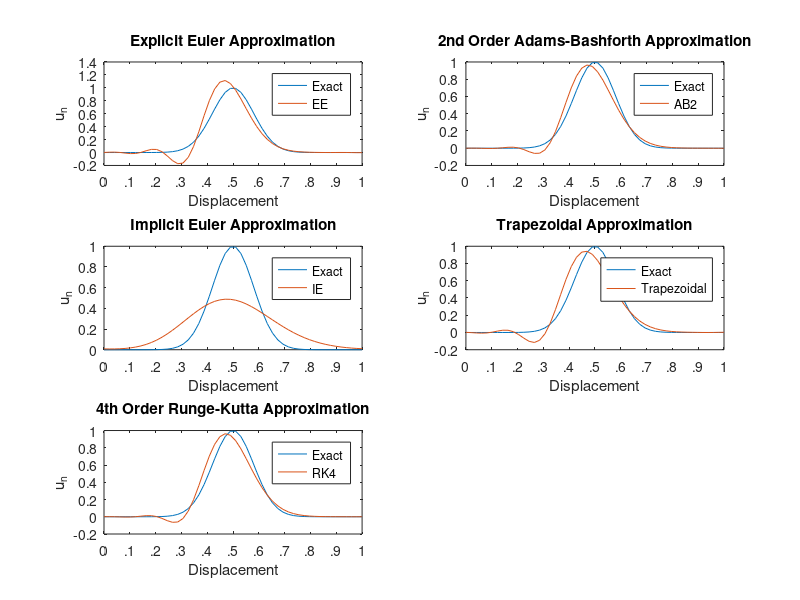

This figure's MATLAB source:
% MECH 568 HW 2 Problem 6.7
% Author: Thomas Andreano
% Version 1: 10/10/2019
%-----------------------------------------------------------------------
% Solution to the one-dimensional linear convection equation using 2nd
% order centered difference. Uses explicit Euler, 2nd order
% Adams-Bashforth (AB2), implicit Euler, trapezoidal, and 4th order
% Runge-Kutta methods.

clc;
clear all;
close all;

time = 1; %time to solve for
a = 1;  %given by problem
dom = linspace(0,1,50); %create a grid of 50 points from 0 to 1
sigma = 0.08; %variable in the exact solution, given
deltaX = 1/50; %change in x determined by grid size of 50 and span of 0 to 1

%% Explicit Euler Method       u(n+1) = u(n) + h*u'(n)
%-------------------------------------------------------------------------
courantNum = 0.1; %given
h = courantNum*deltaX/a; %calculate time step h

u_EE = zeros(50,501); %create matrix for EE solution

for i = 1:50
    u_EE(i,1) = exp((-0.5)*((dom(i) - 0.5)/sigma)^2); %calculate initial condition
end

%create matrix for approximation: u' = A*u
A_col_vec = [0; -1];
A_col_vec(end+1:50) =  0;

A_row_vec = [0 1];
A_row_vec(end+1:50) =  0;

A = (toeplitz(A_col_vec, A_row_vec));
A(50,1) = 1;
A(1,50) = -1;
A = -1/(2*deltaX)*A;

%time-march EE solution
for t = 2:501
    u_EE(:,t) = u_EE(:,t-1) + h*A*u_EE(:,t-1); 
end

%% 2nd order Adams-Bashforth (AB2)      u_n+1 = u_n + .5*h*[3*u'_n - u'_n-1]
%-------------------------------------------------------------------------
u_AB2 = zeros(50,501); %create matrix for AB2 solution

for i = 1:50
    u_AB2(i,1) = exp((-0.5)*((dom(i) - 0.5)/sigma)^2); %calculate initial condition
end

%use explicit Euler method to approximate 2nd time-step solution
u_AB2(:,2) = u_AB2(:,1) + h*A*u_AB2(:,1);

%proceed with AB2 time marching approximation
for t = 3:501
    u_AB2(:,t) = u_AB2(:,t-1) + 0.5*h*(3*A*u_AB2(:,t-1) - A*u_AB2(:,t-2));
end

%% Implicit Euler Method          u_n+1 = u_n + h*u'_n+1
%-------------------------------------------------------------------------
courantNum = 1;
h = courantNum*deltaX/a;

u_IE = zeros(50,time/h+1); %create matrix for IE solution

for i = 1:50
    u_IE(i,1) = exp((-0.5)*((dom(i) - 0.5)/sigma)^2); %calculate initial condition
end

%IE time marching approximation
for t = 2:time/h + 1
    u_IE(:,t) = inv(eye(50) - h*A)*u_IE(:,t-1);
end

%% Trapezoidal (AM2)
%-------------------------------------------------------------------------
u_AM2 = zeros(50,time/h+1); %create matrix for AM2 solution

for i = 1:50
    u_AM2(i,1) = exp((-0.5)*((dom(i) - 0.5)/sigma)^2); %calculate initial condition
end

%AM2 time marching approximation
for t = 2:time/h+1
    u_AM2(:,t) = inv(eye(50) - 0.5*h*A)*(((eye(50) + 0.5*h*A)*u_AM2(:,t-1)));
end


%% 4th Order Runge-Kutta (RK4)
%-------------------------------------------------------------------------

%create matrix for AM2 solution and intermediate steps
u_RK4 = zeros(50,time/h+1); 
u_hat = zeros(50,time/h+1);
u_tilde = zeros(50,time/h+1);
u_bar = zeros(50,time/h+1);

for i = 1:50
    u_RK4(i,1) = exp((-0.5)*((dom(i) - 0.5)/sigma)^2); %calculate initial condition
end

%RK4 time marching approximation
for t = 2:time/h+1
    
    u_hat(:,t) = u_RK4(:, t-1) + 0.5*h*A*u_RK4(:, t-1);

    u_tilde(:,t) = u_RK4(:, t-1) +  0.5*h*A*u_hat(:,t);

    u_bar(:,t) = u_RK4(:,t-1) + h*A*u_tilde(:,t);

    u_RK4(:,t) = u_RK4(:,t-1) + (1/6)*h*(A*u_RK4(:,t-1) + 2*(A*u_hat(:,t) + A*u_tilde(:,t)) + A*u_bar(:,t));

end

%% plot results
figure
subplot(3,2,1)
plot(dom, u_EE(:,1), dom, u_EE(:,501));
title('Explicit Euler Approximation')
ylabel('u_n')
xlabel('Displacement')
legend('Exact', 'EE')
xticks([0 .1 .2 .3 .4 .5 .6 .7 .8 .9 1.0])
xticklabels({'0','.1','.2','.3','.4', '.5', '.6', '.7', '.8', '.9', '1'})

subplot(3,2,2)
plot(dom, u_AB2(:,1), dom, u_AB2(:,501));
title('2nd Order Adams-Bashforth Approximation')
ylabel('u_n')
xlabel('Displacement')
legend('Exact', 'AB2')
xticks([0 .1 .2 .3 .4 .5 .6 .7 .8 .9 1.0])
xticklabels({'0','.1','.2','.3','.4', '.5', '.6', '.7', '.8', '.9', '1'})

subplot(3,2,3)
plot(dom, u_IE(:,1), dom, u_IE(:,time/h+1));
title('Implicit Euler Approximation')
ylabel('u_n')
xlabel('Displacement')
legend('Exact', 'IE')
xticks([0 .1 .2 .3 .4 .5 .6 .7 .8 .9 1.0])
xticklabels({'0','.1','.2','.3','.4', '.5', '.6', '.7', '.8', '.9', '1'})

subplot(3,2,4)
plot(dom, u_AM2(:,1), dom, u_AM2(:, time/h+1));
title('Trapezoidal Approximation')
ylabel('u_n')
xlabel('Displacement')
legend('Exact', 'Trapezoidal')
xticks([0 .1 .2 .3 .4 .5 .6 .7 .8 .9 1.0])
xticklabels({'0','.1','.2','.3','.4', '.5', '.6', '.7', '.8', '.9', '1'})

subplot(3,2,5)
plot(dom, u_RK4(:,1), dom, u_RK4(:,time/h+1));
title('4th Order Runge-Kutta Approximation')
ylabel('u_n')
xlabel('Displacement')
legend('Exact', 'RK4')
xticks([0 .1 .2 .3 .4 .5 .6 .7 .8 .9 1.0])
xticklabels({'0','.1','.2','.3','.4', '.5', '.6', '.7', '.8', '.9', '1'})